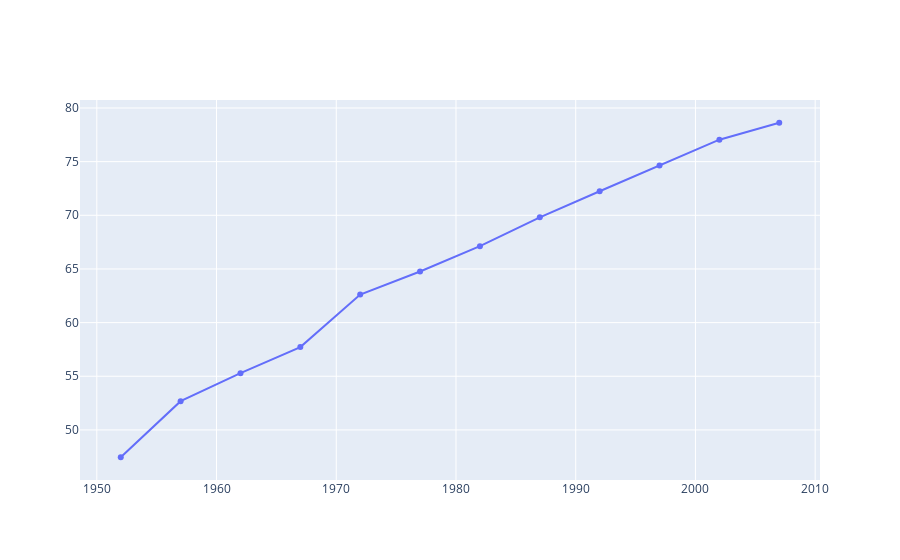

Notebook source saved alongside this figure:
### Code cell
import plotly.graph_objects as go
X=df_korea['year']
Y=df_korea['lifeExp']
fig=go.Figure(data=go.Scatter(x=X,y=Y))
fig.show()

### Figure 1 — Plotly figure (JSON) as saved in the notebook; plotly's stock layout.template omitted (floating-point values rounded to 4 significant figures)
{"data": [{"type": "scatter", "x": [1952, 1957, 1962, 1967, 1972, 1977, 1982, 1987, 1992, 1997, 2002, 2007], "y": [47.45, 52.68, 55.29, 57.72, 62.61, 64.77, 67.12, 69.81, 72.24, 74.65, 77.05, 78.62]}], "layout": {}}
